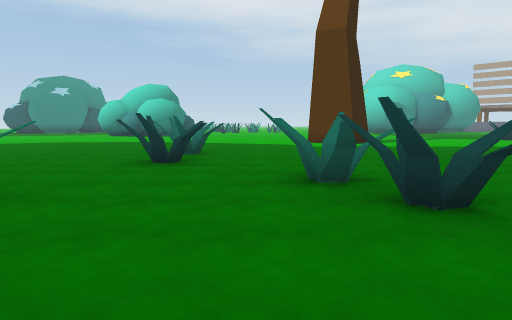
View 1 (above)

24 first-person views from a walk through a 3-D level made in the Unity game engine. The camera is 1.5 m above the floor, tilts 6° down and sees 75° across. The floor is counted in squares, 2.4 m on a side. Each view is taken from the middle of a square. On the plan, view 1 faces up. The plan holds only what a view shows up to about 10 squares ahead; the rest is blank. The place goes on beyond the plan. The player character is not drawn. Some animated figures are left out. Some surface patterns are stand-ins.

View 2
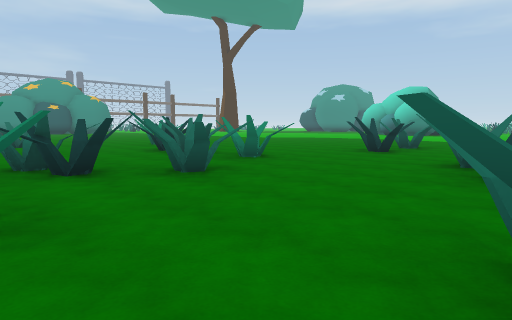

View 3
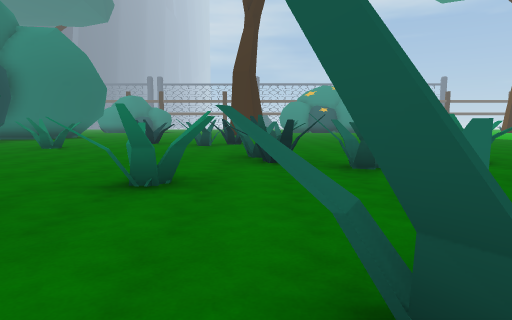

View 4
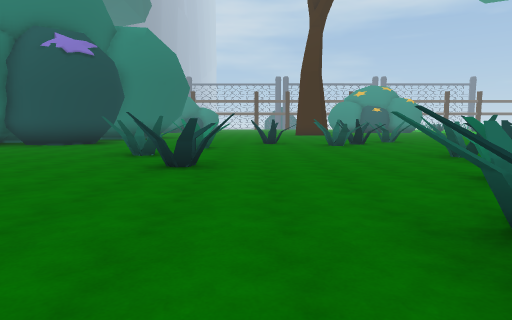

View 5
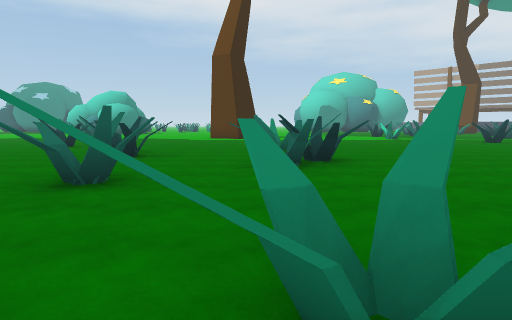

View 6
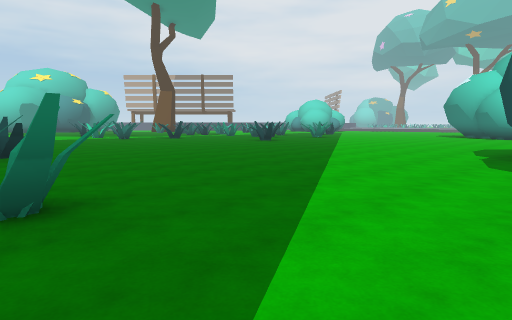

View 7
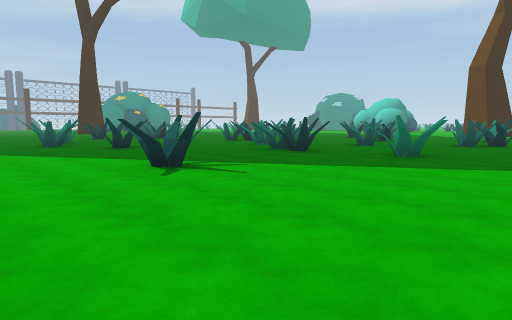

View 8
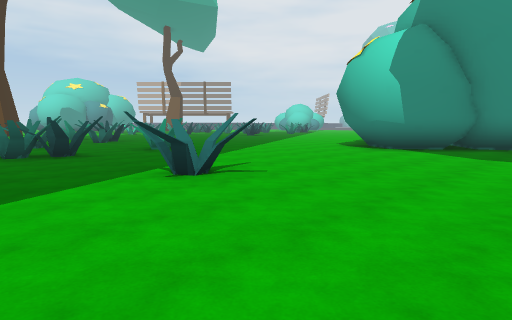

View 9
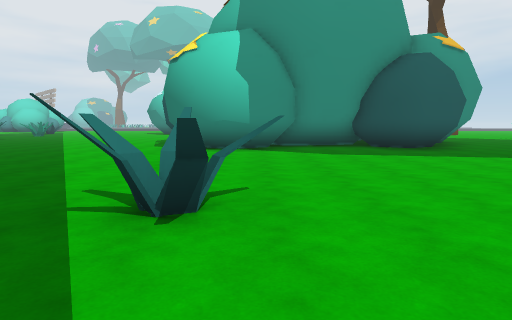

View 10
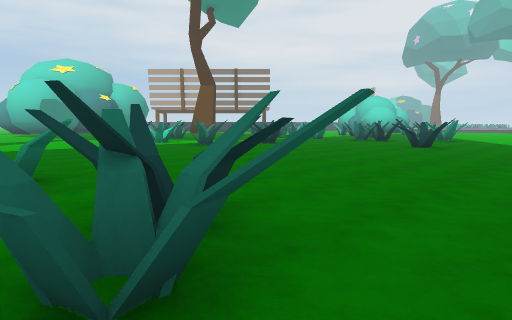

View 11
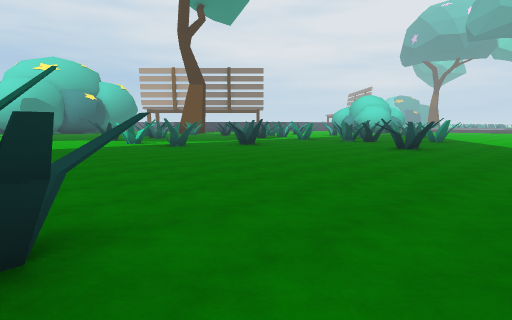

View 12
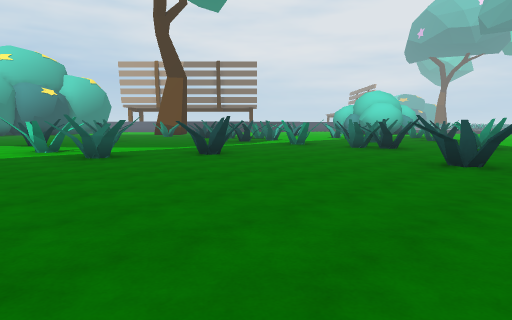

View 13
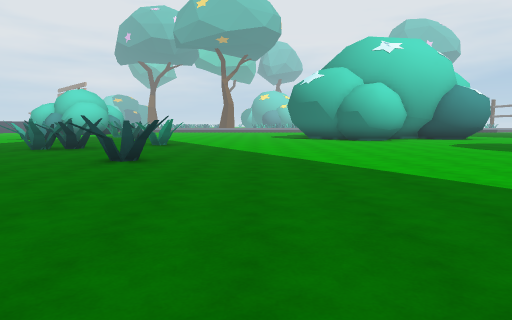

View 14
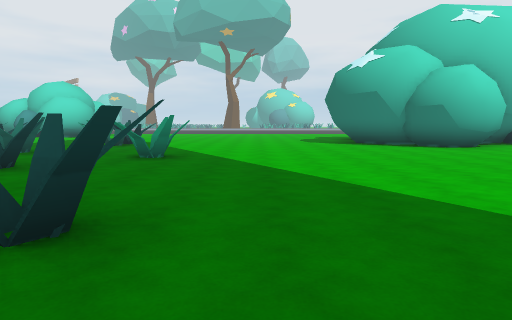

View 15
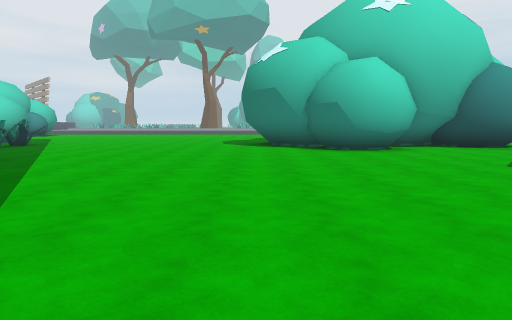

View 16
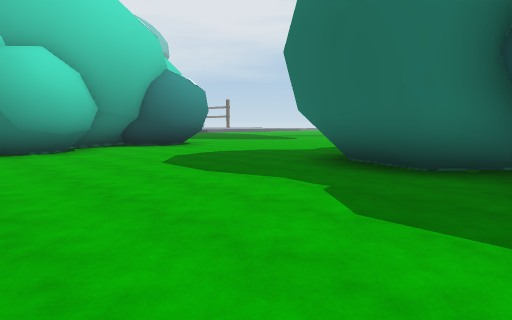

View 17
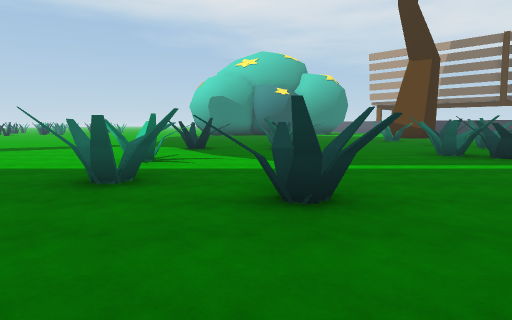

View 18
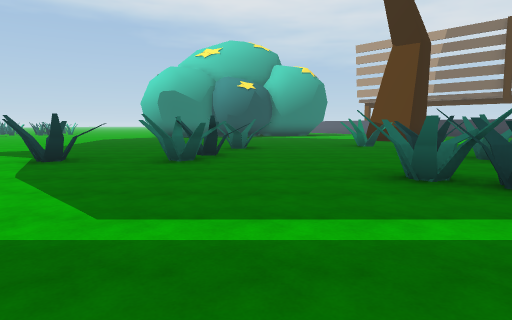

View 19
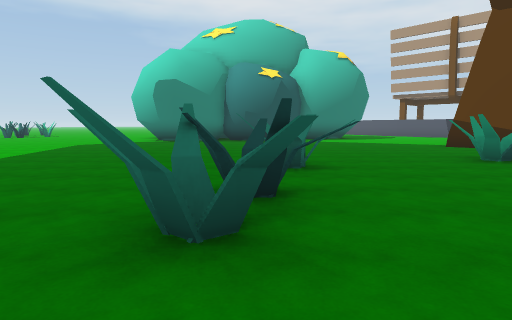

View 20
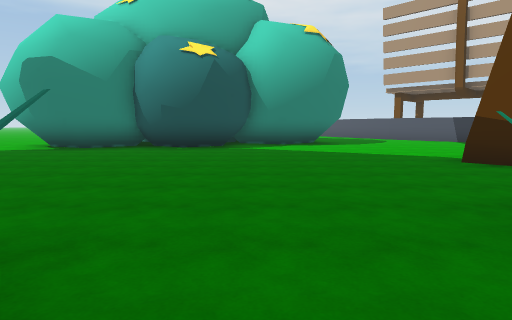

View 21
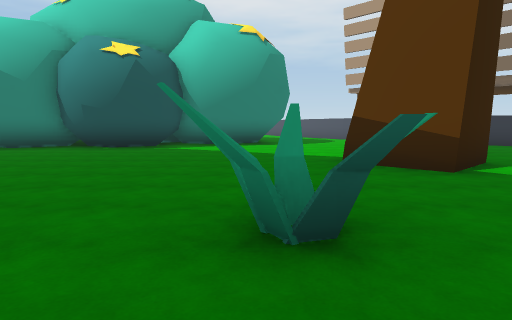

View 22
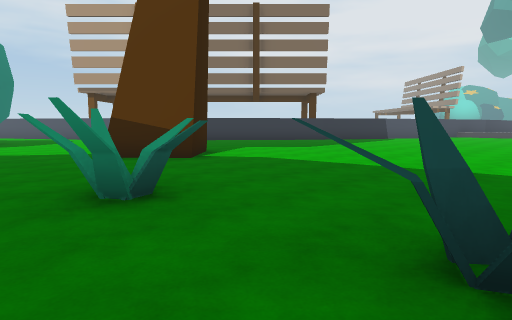

View 23
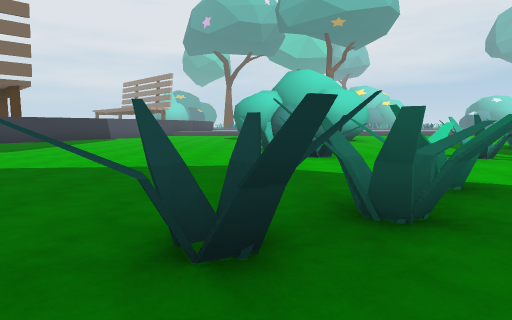

View 24
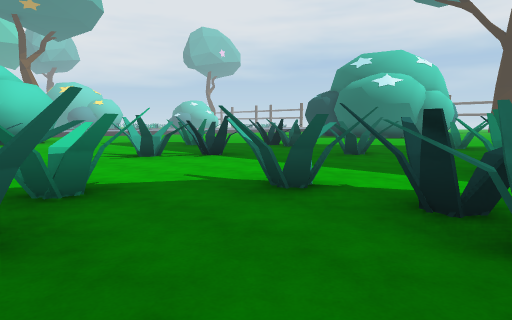

### Floor plan
Key: @ floor where view 1 was taken; # wall or solid block; x gap in a wall; . floor; = window, fence, low wall or low ledge.
Columns run from 7 left of view 1 to 24 right of it. Each row starts with its distance up from view 1.
 26                   ####.......  #
 25                 ######.......
 24                 ............
 23                  ..........
 22              ... .........##...
 21              .............##....
 20               ..................
 19                .................
 18               ..........=#......
 17               ......##..........
 16                .....#....#......
 15             ..  ....#...##.....#
 14             .....####....###.##
 13              .............##..#
 12              ..........###......
 11              ....=.....###...#..
 10 ..... ...   .....x..........##..
  9 .................##.... #...##..
  8  ..................##.. #..#...
  7   ...##.................#.##.#x
  6  ....##................##....#=
  5  .....#.....#..................
  4  .......#..##........#...##....
  3 ..####..##...........#.........
  2 .####...#...#..................
  1 .....#.....##..................
  0 ....##.@.#.....................
 -1  ..##....#....................#
 -2 #.....##.....................##
 -3 #......###.##...............##
 -4  .......##..................##
 -5 ...................#.........##
 -6 x#...#..........#    .........#
 -7 .#.#.....##....##    ###.....##
 -8 ...=......#....##       .....#
 -9 ................##      ....
-10 .....  ..........#       ..
-11 #..    .........##

Where each view was taken, in squares from view 1:
view 1: 0 up, 0 right, facing up
view 2: 2 down, 2 right, facing up-left
view 3: 1 down, 3 right, facing left
view 4: 5 down, 3 right, facing left
view 5: 4 down, 4 right, facing up
view 6: 6 down, 4 right, facing up-right
view 7: 10 down, 7 right, facing up-left
view 8: 11 down, 0 right, facing up-right
view 9: 8 down, 0 right, facing right
view 10: 0 up, 4 right, facing up-right
view 11: 0 up, 5 right, facing up-right
view 12: 2 up, 8 right, facing up-right
view 13: 1 up, 8 right, facing right
view 14: 2 up, 12 right, facing right
view 15: 1 down, 13 right, facing right
view 16: 2 down, 13 right, facing down-right
view 17: 5 up, 12 right, facing up
view 18: 8 up, 14 right, facing up
view 19: 12 up, 13 right, facing up
view 20: 16 up, 15 right, facing up
view 21: 16 up, 17 right, facing up
view 22: 15 up, 16 right, facing up-right
view 23: 15 up, 16 right, facing right
view 24: 14 up, 16 right, facing down-right
